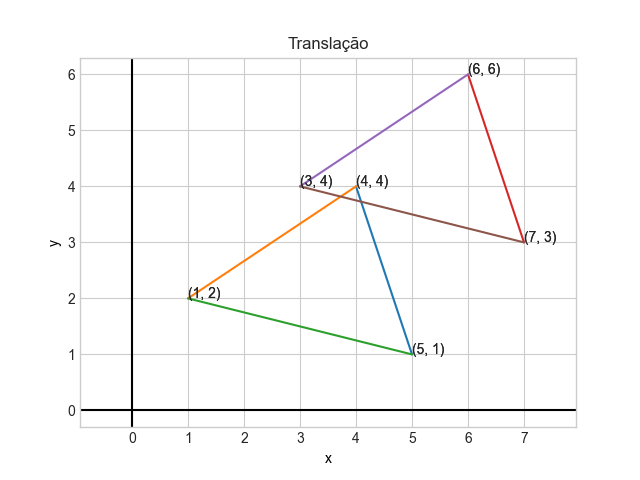

Write Python code to recreate this figure.
import matplotlib.pyplot as plt
import numpy as np
import math 

def reta(a, b):
    plt.axis('equal')
    plt.plot([a[0],b[0]], [a[1],b[1]])
    rotulos(a,b)

def retaX(a,b):
    plt.axis('equal')
    plt.plot([-a[0],-b[0]], [a[1],b[1]])
    alinha=[-a[0], a[1]]
    blinha=[-b[0], b[1]]
    rotulos(alinha, blinha)

def rotulos(a, b):
    label = f"({a[0]}, {a[1]})"
    plt.annotate(label, a)
    label = f"({b[0]}, {b[1]})"
    plt.annotate(label, b)

def translacao(a, T):
    mat = [round(a[0]+T[0], 1), round(a[1]+T[1],1)]
    return mat
    
c=[5, 1]
b=[4,4]
a=[1,2]
plt.style.use('seaborn-whitegrid')

T=[2,2]
plt.axes()
reta(c,b)
reta(b,a)
reta(c,a)
at=translacao(a,T)
bt=translacao(b,T)
ct=translacao(c,T)
reta(ct,bt)
reta(bt,at)
reta(ct,at)

plt.axhline(color='black')
plt.axvline(color='black')
plt.xlabel('x', color='black')
plt.ylabel('y', color='black')
plt.title('Translação')
plt.show()
